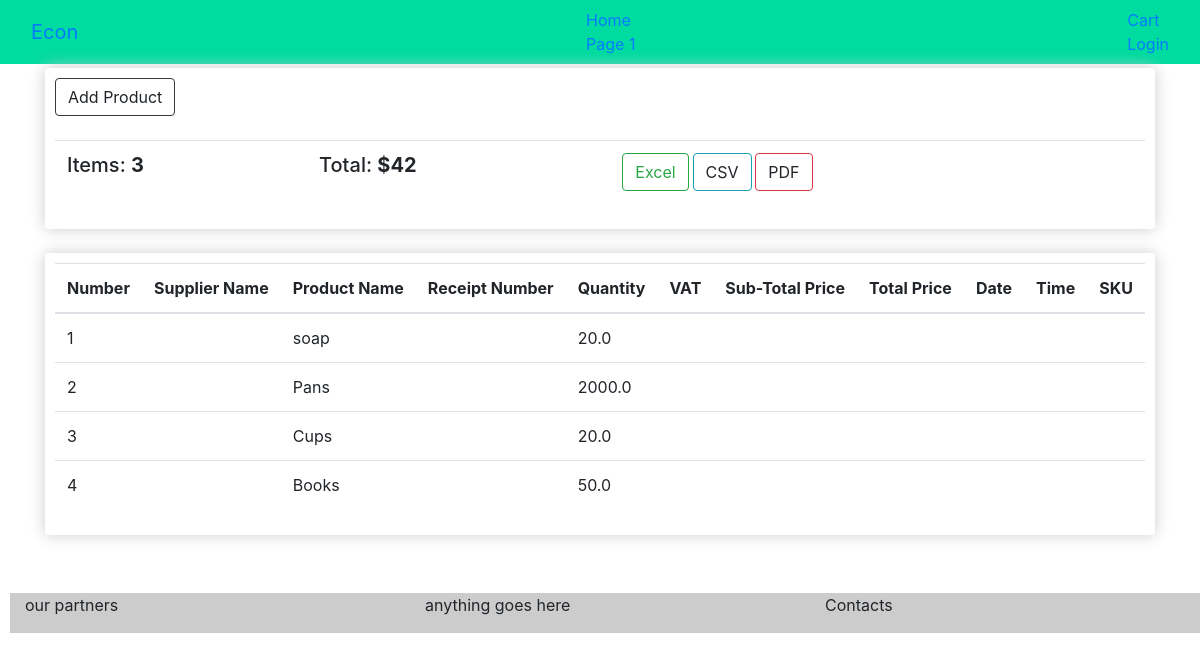
/suppliers/, run on an earlier commit of the app's database.
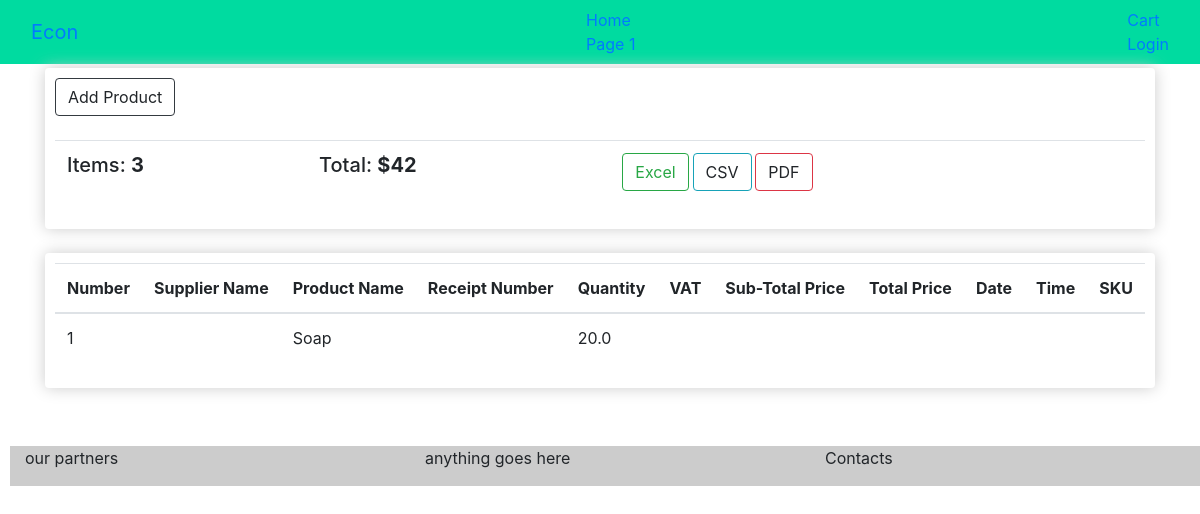
And on a later commit of the database.
### products/models.py (models this page shows, shortened)
class Product(models.Model):
    name = models.CharField(max_length=100)
    date_added = models.DateField(auto_now_add = True)
    price = models.FloatField(max_length=100)
    added_by = models.ForeignKey(User, on_delete=models.CASCADE)
    in_store = models.BooleanField(default="True")

### suppliers/views.py (the view)
# urls.py: path('', views.product_view)
def product_view(request):
    supplier_products = Product.objects.all()
    return render(request, 'suppliers/index.html', {'products': supplier_products})

### templates/suppliers/index.html (shortened to what this page needs)
{% extends 'base_layout.html' %} {% block content %}
<div class="row mt-1">
    <div class="col-md-12">
        <div class="box-element">
            <a class="btn btn-outline-dark" data-toggle="modal" data-target="#myModal"> Add Product</a>
            <br>
            <br>
            <table class="table">
                <tr>
                    <th>
                        <h5>Items: <strong>3</strong></h5>
                    </th>
                    <th>
                        <h5>Total: <strong>$42</strong></h5>
                    </th>
                    <th>
                        <a class="btn btn-outline-success excel" href="{% url 'cart:checkout'%}">Excel</a>
                        <a class="btn btn-outline-info csv">CSV</a>
                        <a class="btn btn-outline-danger pdf">PDF</a>
                    </th>
                </tr>
            </table>
        </div>
        <br>
    </div>
    <div class="col-md-12 ">
        <div class="box-element">
            <table class="table">
                <thead>
                    <tr>
                        <th>Number</th>
                        <th>Supplier Name</th>
                        <th>Product Name</th>
                        <th>Receipt Number</th>
                        <th>Quantity</th>
                        <th>VAT</th>
                        <th>Sub-Total Price</th>
                        <th>Total Price</th>
                        <th>Date</th>
                        <th>Time</th>
                        <th>SKU</th>
                    </tr>
                </thead>
        </div>
        <tbody id="table_result">
            {% for product in products%}
            <tr>
                <td>{{product.id}}</td>
                <td>{{supplier.name}}</td>
                <td>{{product.name}}</td>
                <td>{{product.quantity}}</td>
                <td>{{product.price}}</td>
                <td></td>
                <td></td>
                <td></td>
                <td></td>
                <td></td>
                <td></td>
            </tr>
            {% endfor %}
        </tbody>
    </div>
</div>
</div>
{% endblock content %}

What changed in the data, as far as the page shows it:
removed Product: id "2", name "Pans", price "2000.0"
removed Product: id "3", name "Cups", price "20.0"
removed Product: id "4", name "Books", price "50.0"
changed Product id 1: name "soap" → "Soap"
